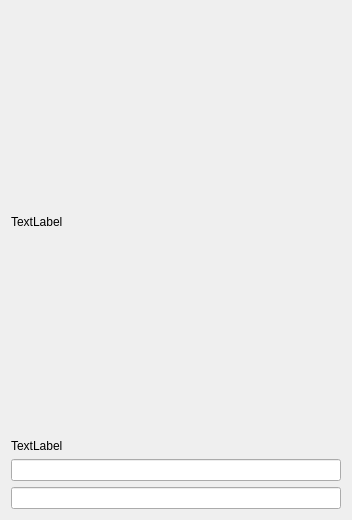
<?xml version="1.0" encoding="UTF-8"?>
<ui version="4.0">
 <class>Widget</class>
 <widget class="QWidget" name="Widget">
  <property name="geometry">
   <rect>
    <x>0</x>
    <y>0</y>
    <width>352</width>
    <height>520</height>
   </rect>
  </property>
  <property name="windowTitle">
   <string>Widget</string>
  </property>
  <layout class="QVBoxLayout" name="verticalLayout">
   <item>
    <layout class="QGridLayout" name="gridLayout" rowstretch="1,0,0,0">
     <item row="3" column="0">
      <widget class="QLineEdit" name="lineEdit_2"/>
     </item>
     <item row="1" column="0">
      <widget class="QLabel" name="label_2">
       <property name="text">
        <string>TextLabel</string>
       </property>
      </widget>
     </item>
     <item row="2" column="0">
      <widget class="QLineEdit" name="lineEdit"/>
     </item>
     <item row="0" column="0">
      <widget class="QLabel" name="label">
       <property name="text">
        <string>TextLabel</string>
       </property>
      </widget>
     </item>
    </layout>
   </item>
  </layout>
 </widget>
 <resources/>
 <connections/>
</ui>
